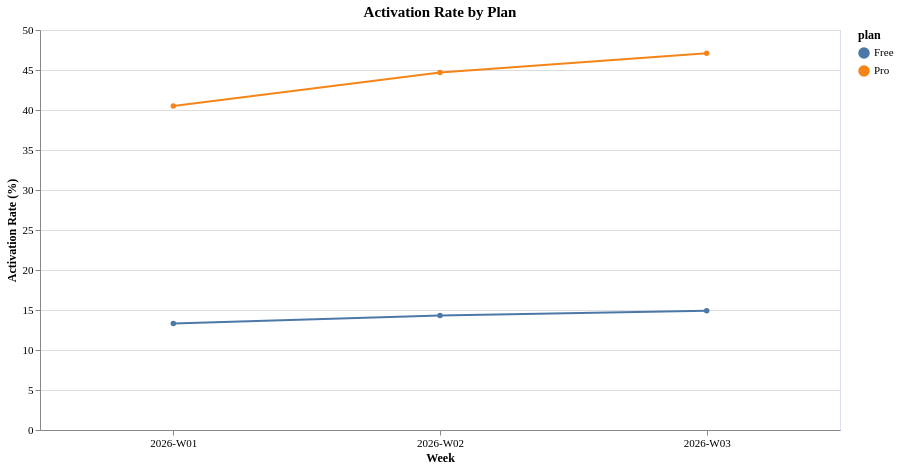

Describe this chart as a Vega-Lite specification.
### Vega-Lite specification from a JSON file in a GitHub repository (floating-point values rounded to 4 significant figures)
{"config": {"view": {"continuousWidth": 300, "continuousHeight": 300, "stroke": "#d9e2ec"}, "axis": {"labelAngle": 0, "labelFontSize": 11, "titleFontSize": 12, "titleFontWeight": 600, "labelFont": "Hanken Grotesk", "titleFont": "Hanken Grotesk"}, "legend": {"labelFontSize": 11, "titleFontSize": 12, "titleFontWeight": 600, "labelFont": "Hanken Grotesk", "titleFont": "Hanken Grotesk"}, "title": {"fontSize": 15, "fontWeight": 600, "subtitleFontSize": 12, "subtitleFontWeight": 400, "font": "Hanken Grotesk", "subtitleFont": "Hanken Grotesk"}}, "data": {"name": "data-806d3ac00e4aa1563aacd01e4ab1747c"}, "mark": {"type": "line", "point": true}, "encoding": {"color": {"field": "plan", "type": "nominal"}, "opacity": {"condition": {"param": "param_029f6f27ab98f4cc", "value": 1}, "value": 0.2}, "tooltip": [{"field": "week", "type": "nominal"}, {"field": "activation_rate", "type": "quantitative"}, {"field": "plan", "type": "nominal"}], "x": {"axis": {"labelAngle": 0}, "field": "week", "title": "Week", "type": "nominal"}, "y": {"field": "activation_rate", "title": "Activation Rate (%)", "type": "quantitative"}}, "height": 400, "params": [{"name": "param_029f6f27ab98f4cc", "select": {"type": "point", "fields": ["plan"]}, "bind": "legend"}], "title": "Activation Rate by Plan", "width": 800, "$schema": "https://vega.github.io/schema/vega-lite/v6.4.1.json", "datasets": {"data-806d3ac00e4aa1563aacd01e4ab1747c": [{"week": "2026-W01", "plan": "Free", "activation_rate": 13.3}, {"week": "2026-W03", "plan": "Free", "activation_rate": 14.9}, {"week": "2026-W01", "plan": "Pro", "activation_rate": 40.5}, {"week": "2026-W03", "plan": "Pro", "activation_rate": 47.1}, {"week": "2026-W02", "plan": "Free", "activation_rate": 14.3}, {"week": "2026-W02", "plan": "Pro", "activation_rate": 44.7}]}}
